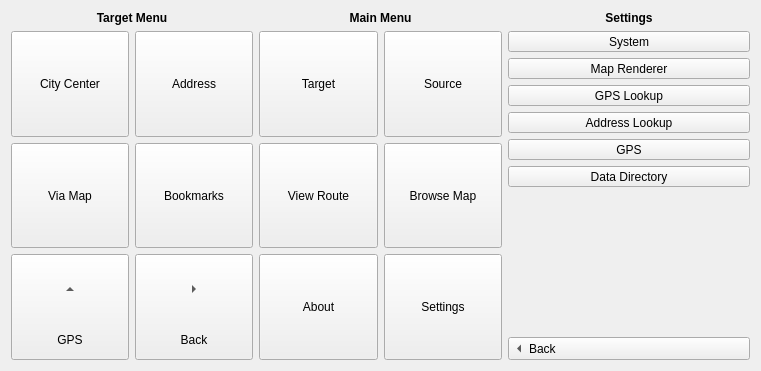
<?xml version="1.0" encoding="UTF-8"?>
<ui version="4.0">
 <class>MainWindow</class>
 <widget class="QMainWindow" name="MainWindow">
  <property name="geometry">
   <rect>
    <x>0</x>
    <y>0</y>
    <width>761</width>
    <height>371</height>
   </rect>
  </property>
  <property name="windowTitle">
   <string>MoNav</string>
  </property>
  <widget class="QWidget" name="centralWidget">
   <layout class="QHBoxLayout" name="horizontalLayout">
    <item>
     <widget class="QWidget" name="targetSourceWidget" native="true">
      <layout class="QVBoxLayout" name="verticalLayout_2">
       <property name="spacing">
        <number>6</number>
       </property>
       <property name="margin">
        <number>0</number>
       </property>
       <item>
        <widget class="QLabel" name="targetSourceMenuLabel">
         <property name="sizePolicy">
          <sizepolicy hsizetype="Preferred" vsizetype="Fixed">
           <horstretch>0</horstretch>
           <verstretch>0</verstretch>
          </sizepolicy>
         </property>
         <property name="font">
          <font>
           <weight>75</weight>
           <bold>true</bold>
          </font>
         </property>
         <property name="text">
          <string>Target Menu</string>
         </property>
         <property name="alignment">
          <set>Qt::AlignCenter</set>
         </property>
        </widget>
       </item>
       <item>
        <layout class="QGridLayout" name="gridLayout_2">
         <item row="0" column="0">
          <widget class="QToolButton" name="cityCenterButton">
           <property name="sizePolicy">
            <sizepolicy hsizetype="Preferred" vsizetype="Preferred">
             <horstretch>0</horstretch>
             <verstretch>0</verstretch>
            </sizepolicy>
           </property>
           <property name="text">
            <string>City Center</string>
           </property>
           <property name="icon">
            <iconset resource="images.qrc">
             <normaloff>:/images/images/citycenter.bmp</normaloff>:/images/images/citycenter.bmp</iconset>
           </property>
           <property name="iconSize">
            <size>
             <width>64</width>
             <height>64</height>
            </size>
           </property>
           <property name="checkable">
            <bool>true</bool>
           </property>
           <property name="toolButtonStyle">
            <enum>Qt::ToolButtonTextUnderIcon</enum>
           </property>
          </widget>
         </item>
         <item row="0" column="2">
          <widget class="QToolButton" name="addressButton">
           <property name="sizePolicy">
            <sizepolicy hsizetype="Preferred" vsizetype="Preferred">
             <horstretch>0</horstretch>
             <verstretch>0</verstretch>
            </sizepolicy>
           </property>
           <property name="text">
            <string>Address</string>
           </property>
           <property name="icon">
            <iconset resource="images.qrc">
             <normaloff>:/images/images/address.bmp</normaloff>:/images/images/address.bmp</iconset>
           </property>
           <property name="iconSize">
            <size>
             <width>64</width>
             <height>64</height>
            </size>
           </property>
           <property name="toolButtonStyle">
            <enum>Qt::ToolButtonTextUnderIcon</enum>
           </property>
           <property name="arrowType">
            <enum>Qt::NoArrow</enum>
           </property>
          </widget>
         </item>
         <item row="1" column="0">
          <widget class="QToolButton" name="mapButton">
           <property name="sizePolicy">
            <sizepolicy hsizetype="Preferred" vsizetype="Preferred">
             <horstretch>0</horstretch>
             <verstretch>0</verstretch>
            </sizepolicy>
           </property>
           <property name="text">
            <string>Via Map</string>
           </property>
           <property name="icon">
            <iconset resource="images.qrc">
             <normaloff>:/images/images/choosetarget.bmp</normaloff>:/images/images/choosetarget.bmp</iconset>
           </property>
           <property name="iconSize">
            <size>
             <width>64</width>
             <height>64</height>
            </size>
           </property>
           <property name="toolButtonStyle">
            <enum>Qt::ToolButtonTextUnderIcon</enum>
           </property>
          </widget>
         </item>
         <item row="1" column="2">
          <widget class="QToolButton" name="bookmarksButton">
           <property name="sizePolicy">
            <sizepolicy hsizetype="Preferred" vsizetype="Preferred">
             <horstretch>0</horstretch>
             <verstretch>0</verstretch>
            </sizepolicy>
           </property>
           <property name="text">
            <string>Bookmarks</string>
           </property>
           <property name="icon">
            <iconset resource="images.qrc">
             <normaloff>:/images/images/bookmark.bmp</normaloff>:/images/images/bookmark.bmp</iconset>
           </property>
           <property name="iconSize">
            <size>
             <width>64</width>
             <height>64</height>
            </size>
           </property>
           <property name="toolButtonStyle">
            <enum>Qt::ToolButtonTextUnderIcon</enum>
           </property>
          </widget>
         </item>
         <item row="2" column="2">
          <widget class="QToolButton" name="toolButton_11">
           <property name="sizePolicy">
            <sizepolicy hsizetype="Preferred" vsizetype="Preferred">
             <horstretch>0</horstretch>
             <verstretch>0</verstretch>
            </sizepolicy>
           </property>
           <property name="text">
            <string>Back</string>
           </property>
           <property name="icon">
            <iconset resource="images.qrc">
             <normaloff>:/images/images/address.bmp</normaloff>:/images/images/address.bmp</iconset>
           </property>
           <property name="iconSize">
            <size>
             <width>64</width>
             <height>64</height>
            </size>
           </property>
           <property name="toolButtonStyle">
            <enum>Qt::ToolButtonTextUnderIcon</enum>
           </property>
           <property name="arrowType">
            <enum>Qt::RightArrow</enum>
           </property>
          </widget>
         </item>
         <item row="2" column="0">
          <widget class="QToolButton" name="gpsButton">
           <property name="sizePolicy">
            <sizepolicy hsizetype="Preferred" vsizetype="Preferred">
             <horstretch>0</horstretch>
             <verstretch>0</verstretch>
            </sizepolicy>
           </property>
           <property name="text">
            <string>GPS</string>
           </property>
           <property name="iconSize">
            <size>
             <width>64</width>
             <height>64</height>
            </size>
           </property>
           <property name="toolButtonStyle">
            <enum>Qt::ToolButtonTextUnderIcon</enum>
           </property>
           <property name="arrowType">
            <enum>Qt::UpArrow</enum>
           </property>
          </widget>
         </item>
        </layout>
       </item>
      </layout>
     </widget>
    </item>
    <item>
     <widget class="QWidget" name="mainMenuWidget" native="true">
      <layout class="QVBoxLayout" name="verticalLayout_3">
       <property name="margin">
        <number>0</number>
       </property>
       <item>
        <widget class="QLabel" name="label_2">
         <property name="sizePolicy">
          <sizepolicy hsizetype="Preferred" vsizetype="Fixed">
           <horstretch>0</horstretch>
           <verstretch>0</verstretch>
          </sizepolicy>
         </property>
         <property name="font">
          <font>
           <weight>75</weight>
           <bold>true</bold>
          </font>
         </property>
         <property name="text">
          <string>Main Menu</string>
         </property>
         <property name="alignment">
          <set>Qt::AlignCenter</set>
         </property>
        </widget>
       </item>
       <item>
        <layout class="QGridLayout" name="gridLayout">
         <item row="0" column="0">
          <widget class="QToolButton" name="targetMenuButton">
           <property name="sizePolicy">
            <sizepolicy hsizetype="Preferred" vsizetype="Preferred">
             <horstretch>0</horstretch>
             <verstretch>0</verstretch>
            </sizepolicy>
           </property>
           <property name="text">
            <string>Target</string>
           </property>
           <property name="icon">
            <iconset resource="images.qrc">
             <normaloff>:/images/images/choosetarget.bmp</normaloff>:/images/images/choosetarget.bmp</iconset>
           </property>
           <property name="iconSize">
            <size>
             <width>64</width>
             <height>64</height>
            </size>
           </property>
           <property name="checkable">
            <bool>false</bool>
           </property>
           <property name="toolButtonStyle">
            <enum>Qt::ToolButtonTextUnderIcon</enum>
           </property>
           <property name="arrowType">
            <enum>Qt::NoArrow</enum>
           </property>
          </widget>
         </item>
         <item row="0" column="1">
          <widget class="QToolButton" name="sourceMenuButton">
           <property name="sizePolicy">
            <sizepolicy hsizetype="Preferred" vsizetype="Preferred">
             <horstretch>0</horstretch>
             <verstretch>0</verstretch>
            </sizepolicy>
           </property>
           <property name="text">
            <string>Source</string>
           </property>
           <property name="icon">
            <iconset resource="images.qrc">
             <normaloff>:/images/images/source.bmp</normaloff>:/images/images/source.bmp</iconset>
           </property>
           <property name="iconSize">
            <size>
             <width>64</width>
             <height>64</height>
            </size>
           </property>
           <property name="checkable">
            <bool>false</bool>
           </property>
           <property name="toolButtonStyle">
            <enum>Qt::ToolButtonTextUnderIcon</enum>
           </property>
           <property name="arrowType">
            <enum>Qt::NoArrow</enum>
           </property>
          </widget>
         </item>
         <item row="1" column="1">
          <widget class="QToolButton" name="browseButton">
           <property name="sizePolicy">
            <sizepolicy hsizetype="Preferred" vsizetype="Preferred">
             <horstretch>0</horstretch>
             <verstretch>0</verstretch>
            </sizepolicy>
           </property>
           <property name="text">
            <string>Browse Map</string>
           </property>
           <property name="icon">
            <iconset resource="images.qrc">
             <normaloff>:/images/images/viewmap.bmp</normaloff>:/images/images/viewmap.bmp</iconset>
           </property>
           <property name="iconSize">
            <size>
             <width>64</width>
             <height>64</height>
            </size>
           </property>
           <property name="toolButtonStyle">
            <enum>Qt::ToolButtonTextUnderIcon</enum>
           </property>
          </widget>
         </item>
         <item row="1" column="0">
          <widget class="QToolButton" name="routeButton">
           <property name="sizePolicy">
            <sizepolicy hsizetype="Preferred" vsizetype="Preferred">
             <horstretch>0</horstretch>
             <verstretch>0</verstretch>
            </sizepolicy>
           </property>
           <property name="text">
            <string>View Route</string>
           </property>
           <property name="icon">
            <iconset resource="images.qrc">
             <normaloff>:/images/images/back.bmp</normaloff>:/images/images/back.bmp</iconset>
           </property>
           <property name="iconSize">
            <size>
             <width>64</width>
             <height>64</height>
            </size>
           </property>
           <property name="toolButtonStyle">
            <enum>Qt::ToolButtonTextUnderIcon</enum>
           </property>
          </widget>
         </item>
         <item row="2" column="1">
          <widget class="QToolButton" name="settingsButton">
           <property name="sizePolicy">
            <sizepolicy hsizetype="Preferred" vsizetype="Preferred">
             <horstretch>0</horstretch>
             <verstretch>0</verstretch>
            </sizepolicy>
           </property>
           <property name="text">
            <string>Settings</string>
           </property>
           <property name="icon">
            <iconset resource="images.qrc">
             <normaloff>:/images/images/settings.bmp</normaloff>:/images/images/settings.bmp</iconset>
           </property>
           <property name="iconSize">
            <size>
             <width>64</width>
             <height>64</height>
            </size>
           </property>
           <property name="toolButtonStyle">
            <enum>Qt::ToolButtonTextUnderIcon</enum>
           </property>
          </widget>
         </item>
         <item row="2" column="0">
          <widget class="QToolButton" name="aboutButton">
           <property name="sizePolicy">
            <sizepolicy hsizetype="Preferred" vsizetype="Preferred">
             <horstretch>0</horstretch>
             <verstretch>0</verstretch>
            </sizepolicy>
           </property>
           <property name="text">
            <string>About</string>
           </property>
           <property name="iconSize">
            <size>
             <width>64</width>
             <height>64</height>
            </size>
           </property>
           <property name="toolButtonStyle">
            <enum>Qt::ToolButtonTextUnderIcon</enum>
           </property>
           <property name="arrowType">
            <enum>Qt::NoArrow</enum>
           </property>
          </widget>
         </item>
        </layout>
       </item>
      </layout>
     </widget>
    </item>
    <item>
     <widget class="QWidget" name="settingsWidget" native="true">
      <layout class="QVBoxLayout" name="verticalLayout_4">
       <property name="margin">
        <number>0</number>
       </property>
       <item>
        <widget class="QLabel" name="label_3">
         <property name="font">
          <font>
           <weight>75</weight>
           <bold>true</bold>
          </font>
         </property>
         <property name="text">
          <string>Settings</string>
         </property>
         <property name="alignment">
          <set>Qt::AlignCenter</set>
         </property>
        </widget>
       </item>
       <item>
        <layout class="QVBoxLayout" name="verticalLayout">
         <item>
          <widget class="QToolButton" name="systemSettingsButton">
           <property name="sizePolicy">
            <sizepolicy hsizetype="Preferred" vsizetype="Preferred">
             <horstretch>0</horstretch>
             <verstretch>0</verstretch>
            </sizepolicy>
           </property>
           <property name="text">
            <string>System</string>
           </property>
          </widget>
         </item>
         <item>
          <widget class="QToolButton" name="rendererSettingsButton">
           <property name="sizePolicy">
            <sizepolicy hsizetype="Preferred" vsizetype="Preferred">
             <horstretch>0</horstretch>
             <verstretch>0</verstretch>
            </sizepolicy>
           </property>
           <property name="text">
            <string>Map Renderer</string>
           </property>
          </widget>
         </item>
         <item>
          <widget class="QToolButton" name="gpsLookupSettingsButton">
           <property name="sizePolicy">
            <sizepolicy hsizetype="Preferred" vsizetype="Preferred">
             <horstretch>0</horstretch>
             <verstretch>0</verstretch>
            </sizepolicy>
           </property>
           <property name="text">
            <string>GPS Lookup</string>
           </property>
          </widget>
         </item>
         <item>
          <widget class="QToolButton" name="addressLookupSettingsButton">
           <property name="sizePolicy">
            <sizepolicy hsizetype="Preferred" vsizetype="Preferred">
             <horstretch>0</horstretch>
             <verstretch>0</verstretch>
            </sizepolicy>
           </property>
           <property name="text">
            <string>Address Lookup</string>
           </property>
          </widget>
         </item>
         <item>
          <widget class="QToolButton" name="gpsSettingsButton">
           <property name="sizePolicy">
            <sizepolicy hsizetype="Preferred" vsizetype="Preferred">
             <horstretch>0</horstretch>
             <verstretch>0</verstretch>
            </sizepolicy>
           </property>
           <property name="text">
            <string>GPS</string>
           </property>
          </widget>
         </item>
         <item>
          <widget class="QToolButton" name="dataDirectoryButton">
           <property name="sizePolicy">
            <sizepolicy hsizetype="Preferred" vsizetype="Preferred">
             <horstretch>0</horstretch>
             <verstretch>0</verstretch>
            </sizepolicy>
           </property>
           <property name="text">
            <string>Data Directory</string>
           </property>
          </widget>
         </item>
         <item>
          <spacer name="verticalSpacer">
           <property name="orientation">
            <enum>Qt::Vertical</enum>
           </property>
           <property name="sizeHint" stdset="0">
            <size>
             <width>20</width>
             <height>40</height>
            </size>
           </property>
          </spacer>
         </item>
         <item>
          <widget class="QToolButton" name="toolButton">
           <property name="sizePolicy">
            <sizepolicy hsizetype="Preferred" vsizetype="Fixed">
             <horstretch>0</horstretch>
             <verstretch>0</verstretch>
            </sizepolicy>
           </property>
           <property name="text">
            <string>Back</string>
           </property>
           <property name="toolButtonStyle">
            <enum>Qt::ToolButtonTextBesideIcon</enum>
           </property>
           <property name="arrowType">
            <enum>Qt::LeftArrow</enum>
           </property>
          </widget>
         </item>
        </layout>
       </item>
      </layout>
     </widget>
    </item>
   </layout>
  </widget>
 </widget>
 <layoutdefault spacing="6" margin="11"/>
 <resources>
  <include location="images.qrc"/>
 </resources>
 <connections>
  <connection>
   <sender>targetMenuButton</sender>
   <signal>clicked()</signal>
   <receiver>targetSourceWidget</receiver>
   <slot>show()</slot>
   <hints>
    <hint type="sourcelabel">
     <x>315</x>
     <y>95</y>
    </hint>
    <hint type="destinationlabel">
     <x>191</x>
     <y>11</y>
    </hint>
   </hints>
  </connection>
  <connection>
   <sender>sourceMenuButton</sender>
   <signal>clicked()</signal>
   <receiver>targetSourceWidget</receiver>
   <slot>show()</slot>
   <hints>
    <hint type="sourcelabel">
     <x>413</x>
     <y>87</y>
    </hint>
    <hint type="destinationlabel">
     <x>222</x>
     <y>15</y>
    </hint>
   </hints>
  </connection>
  <connection>
   <sender>targetMenuButton</sender>
   <signal>clicked()</signal>
   <receiver>mainMenuWidget</receiver>
   <slot>hide()</slot>
   <hints>
    <hint type="sourcelabel">
     <x>360</x>
     <y>95</y>
    </hint>
    <hint type="destinationlabel">
     <x>254</x>
     <y>80</y>
    </hint>
   </hints>
  </connection>
  <connection>
   <sender>sourceMenuButton</sender>
   <signal>clicked()</signal>
   <receiver>mainMenuWidget</receiver>
   <slot>hide()</slot>
   <hints>
    <hint type="sourcelabel">
     <x>467</x>
     <y>96</y>
    </hint>
    <hint type="destinationlabel">
     <x>483</x>
     <y>65</y>
    </hint>
   </hints>
  </connection>
  <connection>
   <sender>toolButton_11</sender>
   <signal>clicked()</signal>
   <receiver>targetSourceWidget</receiver>
   <slot>hide()</slot>
   <hints>
    <hint type="sourcelabel">
     <x>194</x>
     <y>288</y>
    </hint>
    <hint type="destinationlabel">
     <x>238</x>
     <y>300</y>
    </hint>
   </hints>
  </connection>
  <connection>
   <sender>toolButton_11</sender>
   <signal>clicked()</signal>
   <receiver>mainMenuWidget</receiver>
   <slot>show()</slot>
   <hints>
    <hint type="sourcelabel">
     <x>214</x>
     <y>259</y>
    </hint>
    <hint type="destinationlabel">
     <x>257</x>
     <y>257</y>
    </hint>
   </hints>
  </connection>
  <connection>
   <sender>settingsButton</sender>
   <signal>clicked()</signal>
   <receiver>settingsWidget</receiver>
   <slot>show()</slot>
   <hints>
    <hint type="sourcelabel">
     <x>418</x>
     <y>308</y>
    </hint>
    <hint type="destinationlabel">
     <x>528</x>
     <y>314</y>
    </hint>
   </hints>
  </connection>
  <connection>
   <sender>settingsButton</sender>
   <signal>clicked()</signal>
   <receiver>mainMenuWidget</receiver>
   <slot>hide()</slot>
   <hints>
    <hint type="sourcelabel">
     <x>457</x>
     <y>280</y>
    </hint>
    <hint type="destinationlabel">
     <x>486</x>
     <y>252</y>
    </hint>
   </hints>
  </connection>
  <connection>
   <sender>toolButton</sender>
   <signal>clicked()</signal>
   <receiver>settingsWidget</receiver>
   <slot>hide()</slot>
   <hints>
    <hint type="sourcelabel">
     <x>553</x>
     <y>347</y>
    </hint>
    <hint type="destinationlabel">
     <x>597</x>
     <y>290</y>
    </hint>
   </hints>
  </connection>
  <connection>
   <sender>toolButton</sender>
   <signal>clicked()</signal>
   <receiver>mainMenuWidget</receiver>
   <slot>show()</slot>
   <hints>
    <hint type="sourcelabel">
     <x>628</x>
     <y>342</y>
    </hint>
    <hint type="destinationlabel">
     <x>483</x>
     <y>251</y>
    </hint>
   </hints>
  </connection>
 </connections>
</ui>
